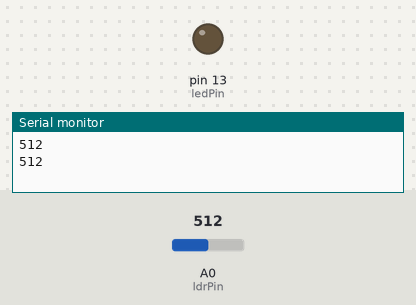
A sketch run on a simulated Arduino Uno, built with avr-gcc and run on an emulated ATmega328P. Parts: output pins drawn as LEDs (lit = HIGH), the last lines printed to the serial monitor. The inputs (shaded band) are chosen by the test bench; at power-on: A0 (ldrPin) = 512.

Above: at 1.8 s.
1.9 s: A0 (ldrPin) set to 483
At 3.1 s:
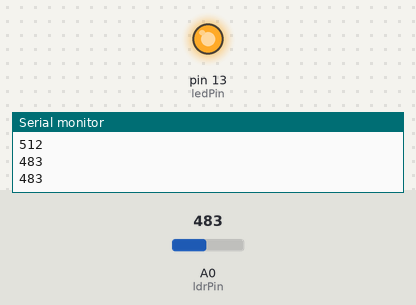
3.5 s: A0 (ldrPin) set to 510
At 4.6 s:
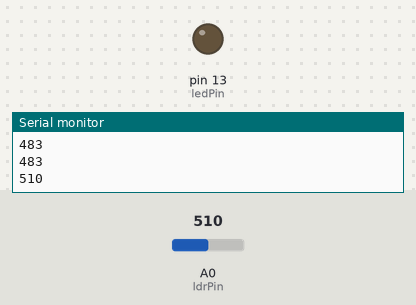
5.5 s: A0 (ldrPin) set to 490
At 7.4 s:
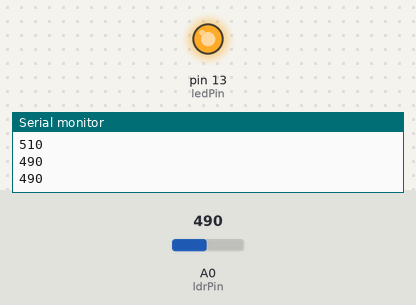
Timing chart, 0 to 8.9 s (numbered marks = the images above; inputs shaded):
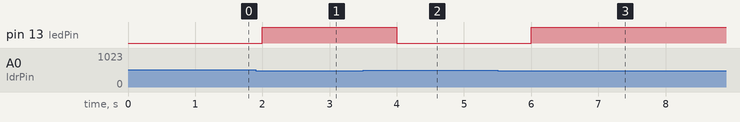

Measured:
- the behaviour switches between 500 and 499 on A0 (ldrPin) (found by bisection; images 0 and 1)
- after the input at 1.9 s, pin 13 (ledPin): LOW → HIGH after 0.10 s
- after the input at 3.5 s, pin 13 (ledPin): HIGH → LOW after 0.50 s
- after the input at 5.5 s, pin 13 (ledPin): LOW → HIGH after 0.50 s

The sketch:

code.ino
```cpp
// LDR Sensor with LED - Arduino Project
int ldrPin = A0;
int ledPin = 13;

void setup() {
  Serial.begin(9600);
  pinMode(ledPin, OUTPUT);
}

void loop() {
  int lightValue = analogRead(ldrPin);
  Serial.println(lightValue);

  if (lightValue < 500) {
    digitalWrite(ledPin, HIGH);
  } else {
    digitalWrite(ledPin, LOW);
  }
  delay(1000);
}
```
